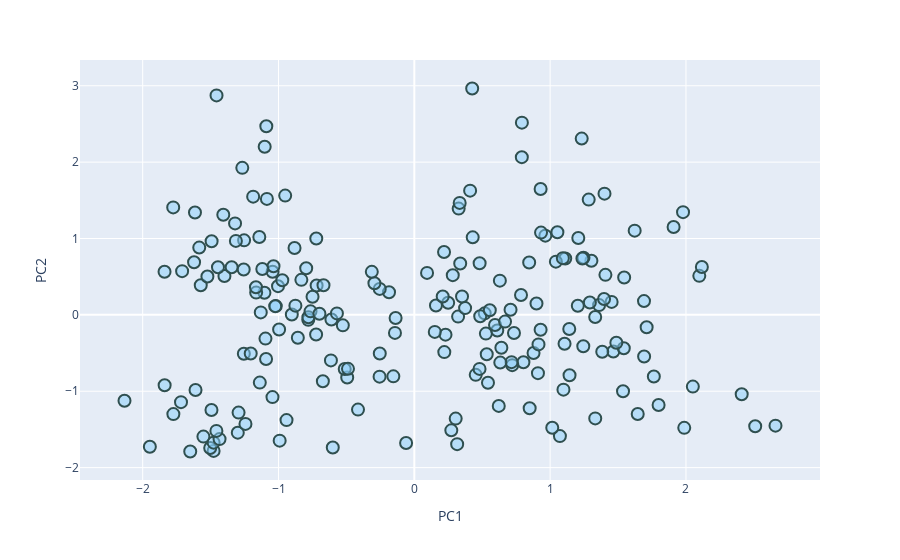

The notebook cell this image was saved under:
### Code cell
fig = px.scatter(data_r, x="PC1", y="PC2", color="clusters")

fig.update_traces(marker=dict(size=12,
                              color='rgba(135, 206, 250, 0.5)',
                              line=dict(width=2,
                                        color='DarkSlateGrey')),
                  selector=dict(mode='markers'))
fig.show()

fig.write_image("fig2.svg")
fig.write_image("fig2.pdf")

### Figure 1 — Plotly figure (JSON) as saved in the notebook; plotly's stock layout.template omitted (floating-point values rounded to 4 significant figures; data arrays with more than 128 entries replaced by an {"elided": "..."} marker saying what was removed)
{"data": [{"hovertemplate": "PC1=%{x}<br>PC2=%{y}<br>clusters=%{marker.color}<extra></extra>", "legendgroup": "", "marker": {"color": "rgba(135, 206, 250, 0.5)", "coloraxis": "coloraxis", "line": {"color": "DarkSlateGrey", "width": 2}, "size": 12, "symbol": "circle"}, "mode": "markers", "name": "", "orientation": "v", "showlegend": false, "type": "scatter", "x": {"elided": "200 float values"}, "xaxis": "x", "y": {"elided": "200 float values"}, "yaxis": "y"}], "layout": {"coloraxis": {"colorbar": {"title": {"text": "clusters"}}, "colorscale": [[0, "#0d0887"], [0.1111, "#46039f"], [0.2222, "#7201a8"], [0.3333, "#9c179e"], [0.4444, "#bd3786"], [0.5556, "#d8576b"], [0.6667, "#ed7953"], [0.7778, "#fb9f3a"], [0.8889, "#fdca26"], [1, "#f0f921"]]}, "legend": {"tracegroupgap": 0}, "margin": {"t": 60}, "xaxis": {"anchor": "y", "domain": [0, 1], "title": {"text": "PC1"}}, "yaxis": {"anchor": "x", "domain": [0, 1], "title": {"text": "PC2"}}}}
